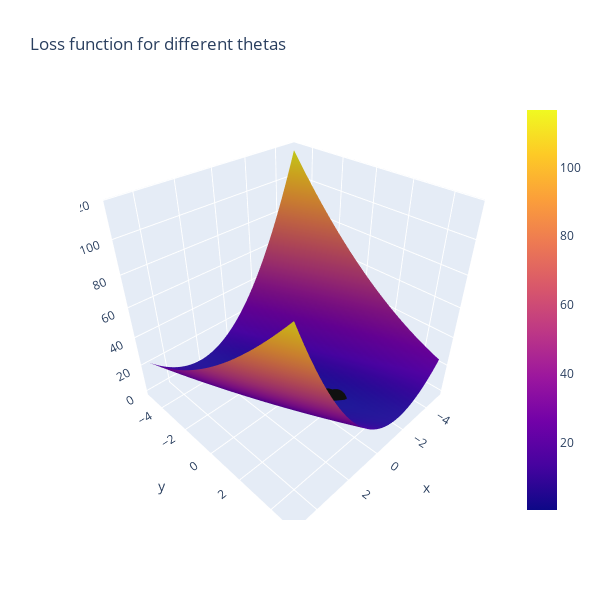

The cell this chart's notebook holds for it:
### Code cell
#Rerun the optimization above, but this time start closer to the objective!
#Find where the black line ends near the lowest X/Y/Z coordinate and make that your guess below.

num_iterations=10 #<---start with the same iterations as above
theta_init=np.array([[2],[-1]]) #<---make a guess as to a more accurate [x],[y] coordinates near the minimum in the graph above.
alpha= 0.1 #<---start with the same step size as above
theta1, J_history1, theta0_history1, theta1_history1 = gradient_descent(X,y, theta_init,
                                                                   alpha, num_iterations)
#Let's look at the new loss path on the function. It should start much closer to the goal

line_marker = dict(color='#101010', width=2)
fig = go.Figure()
fig.add_surface(x=theta1_vals, y=theta0_vals, z=J_vals)
fig.add_scatter3d(x=theta1_history1, y=theta0_history1, z=J_history1, line=line_marker, name='')
#The below line adds a graph of just the loss over iterations in a 2D plane
plt.plot(theta0_history1, theta1_history1, 'r+');
fig.update_layout(title='Loss function for different thetas', autosize=True,
                  width=600, height=600, xaxis_title='theta0', 
                 yaxis_title='theta1')
fig.show()

### Figure 1 — Plotly figure (JSON) as saved in the notebook; plotly's stock layout.template omitted (floating-point values rounded to 4 significant figures; data arrays with more than 128 entries replaced by an {"elided": "..."} marker saying what was removed)
{"data": [{"type": "surface", "x": [-5.0, -4.796, -4.592, -4.388, -4.184, -3.98, -3.776, -3.571, -3.367, -3.163, -2.959, -2.755, -2.551, -2.347, -2.143, -1.939, -1.735, -1.531, -1.327, -1.122, -0.9184, -0.7143, -0.5102, -0.3061, -0.102, 0.102, 0.3061, 0.5102, 0.7143, 0.9184, 1.122, 1.327, 1.531, 1.735, 1.939, 2.143, 2.347, 2.551, 2.755, 2.959, 3.163, 3.367, 3.571, 3.776, 3.98, 4.184, 4.388, 4.592, 4.796, 5.0], "y": [-5.0, -4.796, -4.592, -4.388, -4.184, -3.98, -3.776, -3.571, -3.367, -3.163, -2.959, -2.755, -2.551, -2.347, -2.143, -1.939, -1.735, -1.531, -1.327, -1.122, -0.9184, -0.7143, -0.5102, -0.3061, -0.102, 0.102, 0.3061, 0.5102, 0.7143, 0.9184, 1.122, 1.327, 1.531, 1.735, 1.939, 2.143, 2.347, 2.551, 2.755, 2.959, 3.163, 3.367, 3.571, 3.776, 3.98, 4.184, 4.388, 4.592, 4.796, 5.0], "z": {"elided": "50x50 float values"}}, {"line": {"color": "#101010", "width": 2}, "name": "", "type": "scatter3d", "x": [-0.8854, -0.8207, -0.78, -0.7508, -0.7274, -0.7068, -0.6879, -0.6699, -0.6526, -0.6357], "y": [1.994, 1.967, 1.931, 1.891, 1.85, 1.809, 1.768, 1.727, 1.688, 1.649], "z": [1.025, 0.9821, 0.9543, 0.9305, 0.9083, 0.8873, 0.8672, 0.8479, 0.8294, 0.8117]}], "layout": {"autosize": true, "height": 600, "title": {"text": "Loss function for different thetas"}, "width": 600, "xaxis": {"title": {"text": "theta0"}}, "yaxis": {"title": {"text": "theta1"}}}}
